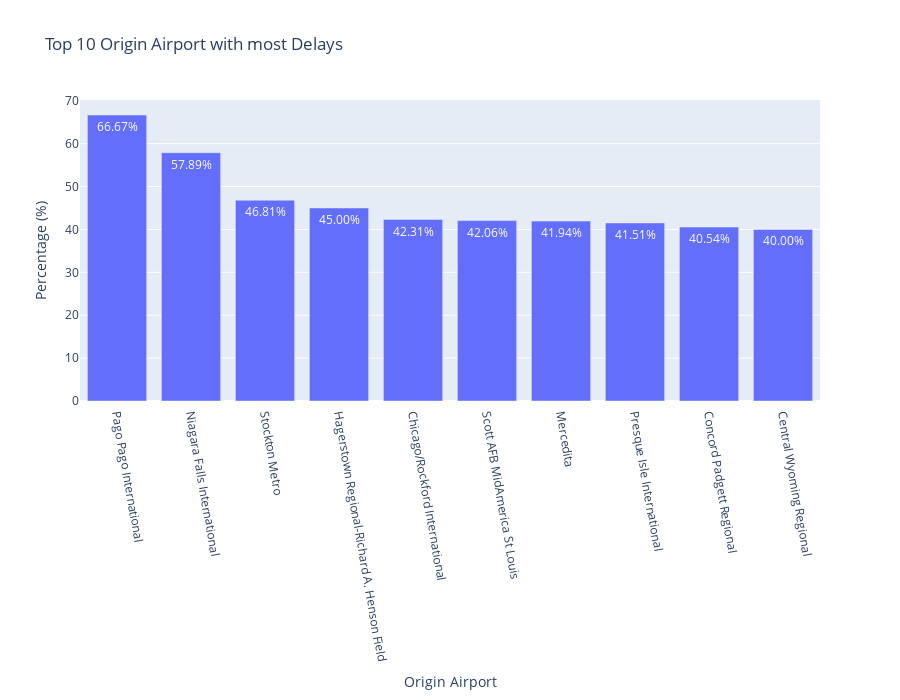

Notebook source saved alongside this figure:
### Code cell
fig = px.bar(top_10_origin_delay_airports[top_10_origin_delay_airports.STATUS=="Delayed"], x="ORIGIN_AIRPORT_NAME", y="PERCENTAGE", 
             title="Top 10 Origin Airport with most Delays",
             text=top_10_origin_delay_airports[top_10_origin_delay_airports.STATUS=="Delayed"].PERCENTAGE.apply(lambda x: '{0:1.2f}%'.format(x)),
             labels=dict(ORIGIN_AIRPORT_NAME="Origin Airport", PERCENTAGE="Percentage (%)"))
fig.update_xaxes(tickangle=80)
fig.update_layout(autosize=False,width=900, height=700)
fig.show()

### Figure 1 — Plotly figure (JSON) as saved in the notebook; plotly's stock layout.template omitted (floating-point values rounded to 4 significant figures)
{"data": [{"alignmentgroup": "True", "hovertemplate": "Origin Airport=%{x}<br>Percentage (%)=%{y}<br>text=%{text}<extra></extra>", "legendgroup": "", "marker": {"color": "#636efa", "pattern": {"shape": ""}}, "name": "", "offsetgroup": "", "orientation": "v", "showlegend": false, "text": ["66.67%", "57.89%", "46.81%", "45.00%", "42.31%", "42.06%", "41.94%", "41.51%", "40.54%", "40.00%"], "textposition": "auto", "type": "bar", "x": [" Pago Pago International", " Niagara Falls International", " Stockton Metro", " Hagerstown Regional-Richard A. Henson Field", " Chicago/Rockford International", " Scott AFB MidAmerica St Louis", " Mercedita", " Presque Isle International", " Concord Padgett Regional", " Central Wyoming Regional"], "xaxis": "x", "y": [66.67, 57.89, 46.81, 45, 42.31, 42.06, 41.94, 41.51, 40.54, 40], "yaxis": "y"}], "layout": {"autosize": false, "barmode": "relative", "height": 700, "legend": {"tracegroupgap": 0}, "title": {"text": "Top 10 Origin Airport with most Delays"}, "width": 900, "xaxis": {"anchor": "y", "domain": [0, 1], "tickangle": 80, "title": {"text": "Origin Airport"}}, "yaxis": {"anchor": "x", "domain": [0, 1], "title": {"text": "Percentage (%)"}}}}
